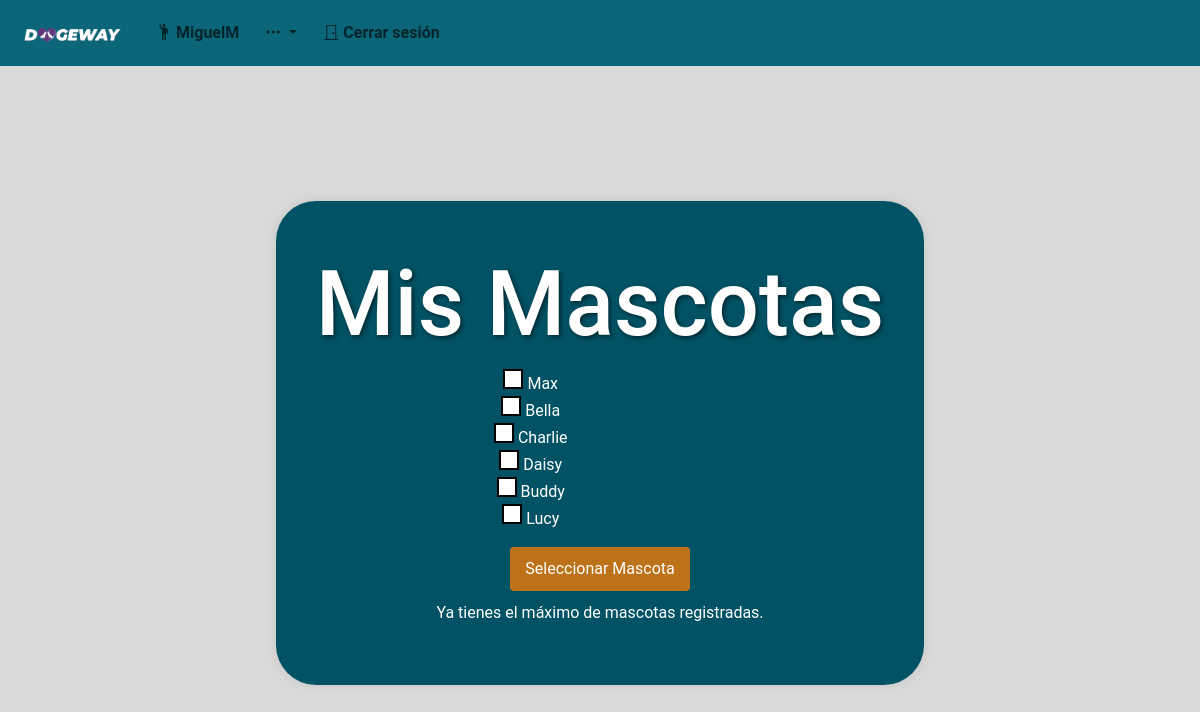
Screenshot of /mascotas/ (signed in) with the database file from the repository.
### main_app/models.py (models this page shows, shortened)
class Usuario(AbstractUser):
    fotografia = models.ImageField(upload_to='usuarios/', null=True, blank=True)
    telefono = models.CharField(max_length=20)
    fecha_de_nacimiento = models.DateField()
    direccion = models.CharField(max_length=100)
    fotografia_identificacion = models.ImageField(upload_to='identificaciones/', null=True, blank=True)
    verificado = models.BooleanField(default=False)
    usuarios_bloqueados = models.ManyToManyField('self', symmetrical=False, related_name='usuarios_bloqueadores')
    groups = models.ManyToManyField('auth.Group', related_name='usuarios')
    user_permissions = models.ManyToManyField('auth.Permission', related_name='usuarios')

class Mascota(models.Model):
    dueño = models.ForeignKey(Usuario, on_delete=models.CASCADE)
    nombre = models.CharField(max_length=100)
    peso = models.FloatField(null=True, blank=True, validators=[
            MinValueValidator(5),  # El peso no puede ser menor que 0
            MaxValueValidator(150)  # El peso no puede ser mayor que 100
        ])
    edad = models.FloatField(null=True, blank=True, validators=[
            MinValueValidator(2),  # El peso no puede ser menor que 0
            MaxValueValidator(12)  # El peso no puede ser mayor que 100
        ])
    SEXO_CHOICES = (
        ('M', 'Macho'),
        ('H', 'Hembra'),
    )
    sexo = models.CharField(max_length=1, choices=SEXO_CHOICES)
    TAMAÑO_CHOICES = (
        ('XS', ' MuyPequeño'),
        ('S', 'Pequeño'),
        ('M', 'Mediano'),
        ('L', 'Grande'),
        ('XL', 'Gigante'),
    )
    tamaño = models.CharField(max_length=15, choices=TAMAÑO_CHOICES)
    descripcion = models.TextField()
    RAZA_CHOICES = (
        ('Bulldog francés', 'Bulldog francés'),
        ('Labrador retriever', 'Labrador retriever'),
        ('Golden retriever', 'Golden retriever'),
        ('Pastor alemán', 'Pastor alemán'),
        ('Caniche', 'Caniche'),
        ('Bulldog', 'Bulldog'),
        ('Rottweiler', 'Rottweiler'),
        ('Beagle', 'Beagle'),
        ('Salchicha', 'Salchicha'),
        ('Braco alemán de pelo corto', 'Braco alemán de pelo corto'),
        ('Corgi galés de Pembroke', 'Corgi galés de Pembroke'),
        ('Pastor australiano', 'Pastor australiano'),
        ('Yorkshire terrier', 'Yorkshire terrier'),
        ('Cavalier King Charles spaniel', 'Cavalier King Charles spaniel'),
        ('Doberman pinscher', 'Doberman pinscher'),
        ('Boxer', 'Boxer'),
        ('Schnauzer miniatura', 'Schnauzer miniatura'),
        ('Cane corso', 'Cane corso'),
        ('Gran danés', 'Gran danés'),
        ('Shih Tzu', 'Shih Tzu'),
        ('Husky siberiano', 'Husky siberiano'),
        ('Chihuahua', 'Chihuahua'),  # Raza agregada
        ('Solovino', 'Solovino'),  # Raza agregada
    )
    raza = models.CharField(max_length=100, choices=RAZA_CHOICES)
    tiene_cartilla = models.BooleanField()
    likes = models.ManyToManyField("self", symmetrical=False, related_name="liked_by", blank=True)

### main_app/views.py (the view)
# urls.py: path('mascotas/', views.mascotas_usuario, name='mascotas_usuario'),
@csrf_exempt
@login_required
def mascotas_usuario(request):
    mascotas = Mascota.objects.filter(dueño=request.user)
    if request.method == 'POST':
        mascota_id = request.POST.get('mascota_id')
        if mascota_id:
            request.session['mascota_seleccionada_id'] = mascota_id
            return redirect('home')
    return render(request, 'Elegir_Mascota.html', {'title':"Elegir Mascota",'mascotas': mascotas})

### main_app/templates/Elegir_Mascota.html (shortened to what this page needs)
{% extends 'layouts/base.html' %}
{% load static %}
{% block content %}
<!DOCTYPE html>
<html lang="en">
<head>
  <link rel="stylesheet" href="{% static 'css/Elegir_Mascota.css' %}">
</head>
<body>
  <div class="content-container">
    <h1>Mis Mascotas</h1>
    {% if mascotas %}
    <form method="post">
      <ul>
        {% for mascota in mascotas %}
        <li>
          <label>
            <input type="radio" name="mascota_id" value="{{ mascota.id }}"> {{ mascota.nombre }}
          </label>
        </li>
        {% endfor %}
      </ul>
      <button type="submit">Seleccionar Mascota</button>
    </form>
    {% endif %}
    {% if mascotas.count < 6 %} <p>¿Quieres registrar una nueva mascota?<a href="{% url 'registro_mascota' %}">
        Registrar
        mascota</a></p>
      {% else %}
      <p>Ya tienes el máximo de mascotas registradas.</p>
      {% endif %}
  </div>
</body>
</html>
{% endblock content %}

### main_app/templates/layouts/base.html (shortened to what this page needs)
<!DOCTYPE html>
<html lang="en">
<head>
    {% load static %}
    <link href="https://cdn.jsdelivr.net/npm/bootstrap@5.3.2/dist/css/bootstrap.min.css" rel="stylesheet">
    <link rel="stylesheet" href="https://cdn.jsdelivr.net/npm/bootstrap-icons@1.11.2/font/bootstrap-icons.min.css">
    <link rel="stylesheet" href="{% static 'css/base.css' %}">
</head>
<body>
    <header>
        <nav class="navbar navbar-expand-lg" style="background-color: #0B667A;">
            <div class="container-fluid">
                <a class="navbar-brand" href="{% url 'home' %}">
                    <img src="{% static 'imagenes/LOGO.png' %}" alt="Dogeway Logo" class="navbar-logo">
                </a>
                <div class="collapse navbar-collapse" id="navbarSupportedContent">
                    <ul class="navbar-nav me-auto mb-2 mb-lg-0">
                        {% if user.is_authenticated and user.verificado %}
                            <li class="nav-item">
                                <a class="nav-link" href="#">
                                    <i class="bi bi-person-raised-hand"></i>
                                    {{ user.username }}
                                </a>
                            </li>
                            <li class="nav-item">
                                <div class="dropdown">
                                    <a class="nav-link dropdown-toggle" href="#" role="button" id="dropdownMenuLink" data-bs-toggle="dropdown" aria-expanded="false">
                                        <i class="bi bi-three-dots"></i>
                                    </a>
                                </div>
                            </li>
                            <li class="nav-item">
                                <a class="nav-link" href="{% url 'logout' %}?next={% url 'home' %}">
                                    <i class="bi bi-door-closed"></i> Cerrar sesión
                                </a>
                            </li>
                        {% endif %}
                    </ul>
                </div>
            </div>
        </nav>
    </header>
    <div class="content">
        {% block content %}{% endblock %}
    </div>
</body>
</html>

### main_app/static/css/base.css (style rules this page uses)
* { margin: 0; padding: 0; box-sizing: border-box; text-decoration: none; font-family: 'Roboto', sans-serif; }
body { margin-top: 55px; }
header { background-color: #0B667A; position: fixed; top: 0; left: 0; width: 100%; padding: 5px 10px; z-index: 100; }
header nav { display: flex; align-items: center; justify-content: space-between; font-weight: bold; padding-top: 5px; padding-bottom: 5px; padding-left: 3%; padding-right: 1%; }
header .navbar-logo { width: 100px; }
header nav ul { display: flex; list-style: none; margin: 0; padding: 0; }
header nav ul li { margin-left: 10px; }
header nav ul li a { color: white; font-size: 16px; text-decoration: none; padding: 10px; }
header { padding: 5px 10px; }
header nav ul { display: flex; list-style: none; margin: 0; padding: 0; justify-content: flex-end; }
.content { margin-top: 55px; padding: 20px; }

### main_app/static/css/Elegir_Mascota.css (style rules this page uses)
* { font-family: 'Roboto', sans-serif; }
body { background-color: #D9D9D9; display: flex; justify-content: center; align-items: center; height: 100vh; margin: 0; }
.content-container { background-color: #005264; padding: 40px; border-radius: 40px; width: auto; height: auto; margin: 20px auto; box-shadow: 0px 0px 10px rgba(0, 0, 0, 0.1); margin-top: 50px; text-align: center; }
h1 { color: white; margin: 10px 0; font-size: 90px; text-shadow: 2px 2px 4px rgba(0, 0, 0, 0.5); }
ul { color: white; list-style: none; margin-left: -30%; }
.content-container p { margin: 10px 0; color: white; margin-bottom: 20px; }
a { color: #f09629; }
button { background-color: #BD7219; color: white; padding: 10px 15px; border: none; border-radius: 4px; cursor: pointer; display: block; margin: 0 auto; }
.content-container form { display: flex; flex-direction: column; }
input[type="radio"] { appearance: none; -webkit-appearance: none; -moz-appearance: none; width: 20px; height: 20px; border-radius: 0; background-color: transparent; border: 2px solid #000; }
input[type="radio"]:not(:checked) { background-color: white; }

### rows the page displays
Usuario: username "MiguelM"
Mascota: nombre "Max"
Mascota: nombre "Bella"
Mascota: nombre "Charlie"
Mascota: nombre "Daisy"
Mascota: nombre "Buddy"
Mascota: nombre "Lucy"
